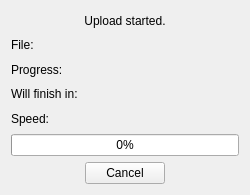
<?xml version="1.0" encoding="UTF-8"?>
<ui version="4.0">
 <class>uploadDialogClass</class>
 <widget class="QWidget" name="uploadDialogClass">
  <property name="geometry">
   <rect>
    <x>0</x>
    <y>0</y>
    <width>250</width>
    <height>195</height>
   </rect>
  </property>
  <property name="maximumSize">
   <size>
    <width>600</width>
    <height>195</height>
   </size>
  </property>
  <property name="windowTitle">
   <string>Uploading...</string>
  </property>
  <property name="windowIcon">
   <iconset>
    <normaloff>:/icons/yandexnarodplugin.png</normaloff>:/icons/yandexnarodplugin.png</iconset>
  </property>
  <layout class="QVBoxLayout" name="verticalLayout">
   <item>
    <widget class="QLabel" name="labelStatus">
     <property name="text">
      <string>Upload started.</string>
     </property>
     <property name="alignment">
      <set>Qt::AlignCenter</set>
     </property>
    </widget>
   </item>
   <item>
    <widget class="QLabel" name="labelFile">
     <property name="text">
      <string>File: </string>
     </property>
     <property name="textFormat">
      <enum>Qt::PlainText</enum>
     </property>
    </widget>
   </item>
   <item>
    <widget class="QLabel" name="labelProgress">
     <property name="text">
      <string>Progress:</string>
     </property>
    </widget>
   </item>
   <item>
    <widget class="QLabel" name="labelETime">
     <property name="text">
      <string>Will finish in:</string>
     </property>
    </widget>
   </item>
   <item>
    <widget class="QLabel" name="labelSpeed">
     <property name="text">
      <string>Speed:</string>
     </property>
    </widget>
   </item>
   <item>
    <widget class="QProgressBar" name="progressBar">
     <property name="value">
      <number>0</number>
     </property>
    </widget>
   </item>
   <item>
    <layout class="QHBoxLayout" name="horizontalLayout">
     <item>
      <spacer name="horizontalSpacer">
       <property name="orientation">
        <enum>Qt::Horizontal</enum>
       </property>
       <property name="sizeHint" stdset="0">
        <size>
         <width>40</width>
         <height>20</height>
        </size>
       </property>
      </spacer>
     </item>
     <item>
      <widget class="QPushButton" name="btnUploadCancel">
       <property name="text">
        <string>Cancel</string>
       </property>
      </widget>
     </item>
     <item>
      <spacer name="horizontalSpacer_2">
       <property name="orientation">
        <enum>Qt::Horizontal</enum>
       </property>
       <property name="sizeHint" stdset="0">
        <size>
         <width>40</width>
         <height>20</height>
        </size>
       </property>
      </spacer>
     </item>
    </layout>
   </item>
  </layout>
 </widget>
 <resources/>
 <connections/>
</ui>
